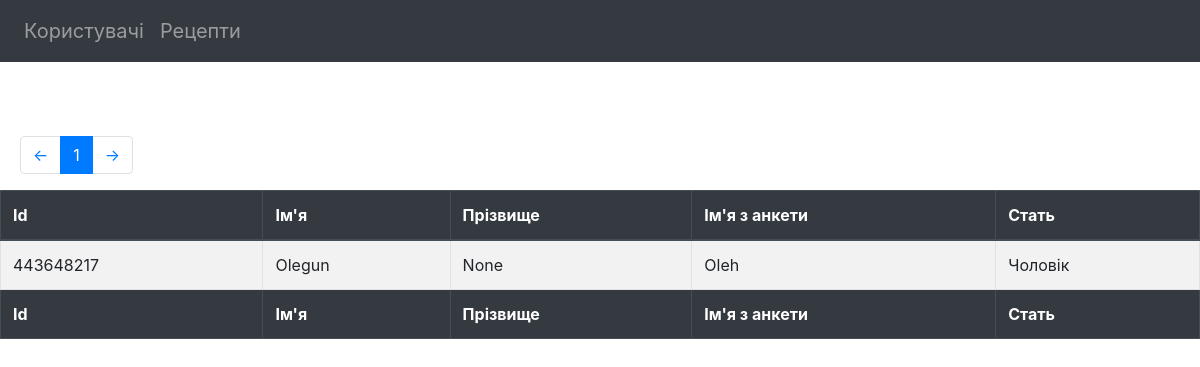
/users/ (signed in), run on the app's committed database.
### admin_panel/models.py (models this page shows)
class Users(models.Model):
    id = models.IntegerField(verbose_name="ID").primary_key
    first_name = models.CharField(max_length=50, null=True, default=None, verbose_name="Ім'я")
    last_name = models.CharField(max_length=50, null=True, default=None, verbose_name="Прізвище")
    username = models.CharField(max_length=30, null=True, default=None, verbose_name="Ім'я користувача")
    register_name = models.CharField(max_length=255, null=True, default=None, verbose_name="Ім'я з анкети")
    sex = models.CharField(max_length=20, default="", verbose_name="Стать")
    class Meta:
        verbose_name_plural = "Користувачі"
        ordering = ['username']

### admin_panel/views.py (the view)
# urls.py: path('users/', login_required(UsersTableView.as_view()), name="users"),
class UsersTableView(ListView):
    model = Users
    template_name = 'admin_panel/users.html'
    context_object_name = 'users'
    paginate_by = 3
    def get_context_data(self, *, object_list=None, **kwargs):
        context = super().get_context_data(**kwargs)
        context.update({
            'full_path': 'users/',
        })
        return context

### admin_panel/templates/admin_panel/users.html (shortened to what this page needs)
{% extends 'admin_panel/admin_base.html' %}
{% load static %}
{% block content %}
    <div align="center" style="margin-bottom: 10px; margin-left: 20px;">
        {% include 'admin_panel/pagination.html'%}
    </div>
    <table border="1" align="center" id="example" class="table table-striped table-bordered" style="width:100%">
        <thead class="thead-dark">
            <tr class="thead-dark">
                <th scope="row">Id</th>
                <th scope="row">Ім'я</th>
                <th scope="row">Прізвище</th>
                <th scope="row">Ім'я з анкети</th>
                <th scope="row">Стать</th>
            </tr>
        </thead>
        <tbody>
            {% for user in users %}
                <tr>
                    <td>{{user.id}}</td>
                    <td>{{user.first_name}}</td>
                    <td>{{user.last_name}}</td>
                    <td>{{user.register_name}}</td>
                    <td>{{user.sex}}</td>
                </tr>
            {% endfor %}
        </tbody>
        <tfoot>
            <tr class="thead-dark">
                <th scope="row">Id</th>
                <th scope="row">Ім'я</th>
                <th scope="row">Прізвище</th>
                <th scope="row">Ім'я з анкети</th>
                <th scope="row">Стать</th>
            </tr>
        </tfoot>
    </table>
{% endblock %}

### data on the page
Users: id "443648217", first_name "Olegun", last_name "None", register_name "Oleh", sex "Чоловік"

### other printed values
{{ page }} "1"
